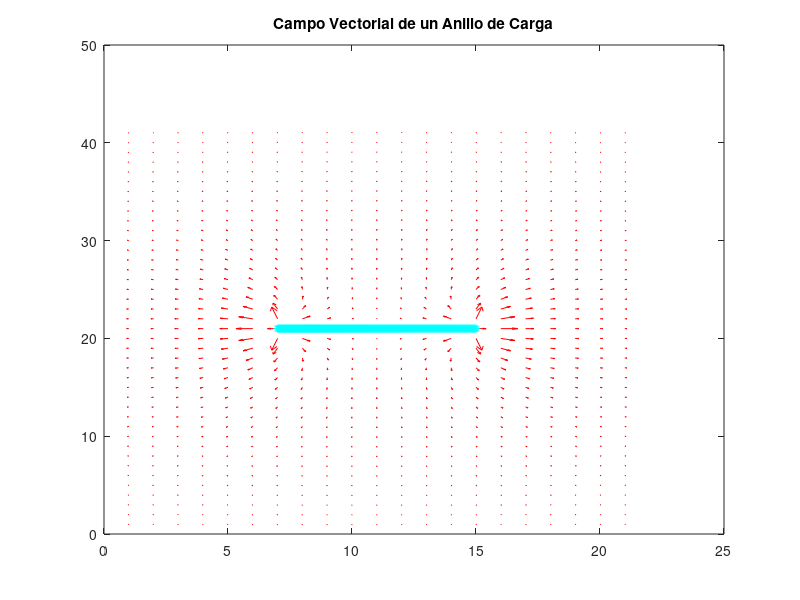

Write MATLAB code to recreate this figure.
x=-5:.5:5;
z=-5:.25:5;
[X,Z]= meshgrid(x,z);
b=2;
rho_1=1;
phi=[0:pi/100:2*pi];
delphi=b.*(phi(2)-phi(1));
Ey=zeros(length(z),length(x));
Ex=zeros(length(z),length(x));
Ez=zeros(length(z),length(x));
for m= 1:length(x);
    for n= 1:length(z);
        for o= 1:length(phi);
            xr=b.*cos(phi(o));
            yr=b.*sin(phi(o));
            Rp=[0 X(n,m) Z(n,m)] - [xr yr 0];
            Rp2= dot(Rp,Rp);
            Rhat= Rp/sqrt(Rp2);
            Ey(n,m)=Ey(n,m)+ Rhat(1)./Rp2;
            Ex(n,m)=Ex(n,m)+ Rhat(2)./Rp2;
            Ez(n,m)=Ez(n,m)+ Rhat(3)./Rp2;
        end
    end;
end
Ex= rho_1*delphi.*Ex./(4*pi*8.85e-12);
Ey= rho_1*delphi.*Ey./(4*pi*8.85e-12);
Ez= rho_1*delphi.*Ez./(4*pi*8.85e-12);

figure
quiver(Ex,Ez,'red')
hold on 
plot(linspace(7,15,200),21*ones(1,200),'c*')
set(gca,'Color',[0.1 0.1 0.1]);
title 'Campo Vectorial de un Anillo de Carga'
